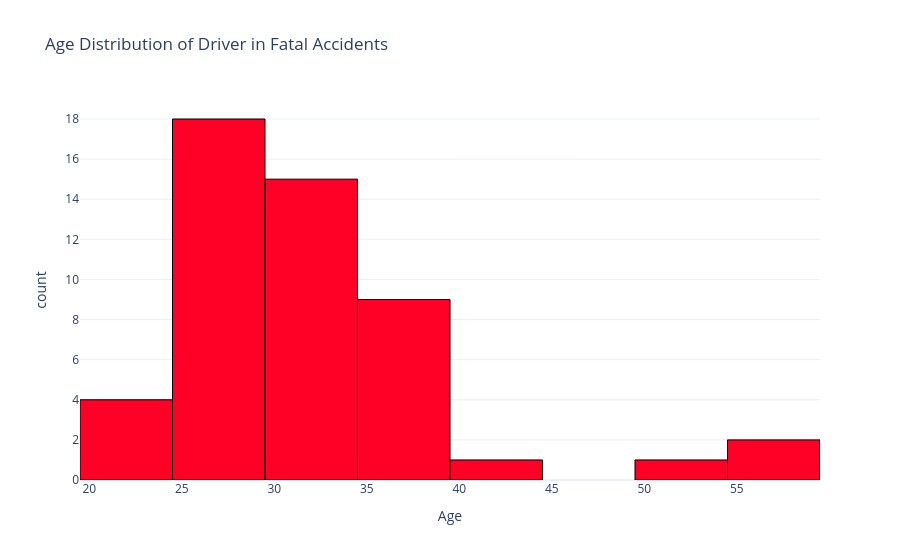

The notebook cell this image was saved under:
### Code cell
# ages of drivers in fatal accidents
fig = px.histogram(
    fatal_accidents_drivers,
    x='Age',
    nbins=10,  # adjust for granularity
    title="Age Distribution of Driver in Fatal Accidents",
    template="plotly_white"
)

fig.update_traces(marker_line_width=1, 
                  marker_line_color="black",
                 marker_color="#FF0026")

fig.show()

### Figure 1 — Plotly figure (JSON) as saved in the notebook; plotly's stock layout.template omitted (floating-point values rounded to 4 significant figures)
{"data": [{"alignmentgroup": "True", "bingroup": "x", "hovertemplate": "Age=%{x}<br>count=%{y}<extra></extra>", "legendgroup": "", "marker": {"color": "#FF0026", "line": {"color": "black", "width": 1}, "pattern": {"shape": ""}}, "name": "", "nbinsx": 10, "offsetgroup": "", "orientation": "v", "showlegend": false, "type": "histogram", "x": [29, 50, 26, 30, 26, 33, 36, 26, 36, 29, 33, 26, 28, 26, 38, 32, 22, 26, 24, 38, 33, 20, 25, 30, 33, 31, 36, 40, 33, null, 28, 28, 35, 25, 29, 35, 25, 38, 27, 31, 34, 35, 32, 23, 28, 33, 34, 59, 58, 33, 25], "xaxis": "x", "yaxis": "y"}], "layout": {"autosize": true, "barmode": "relative", "legend": {"tracegroupgap": 0}, "title": {"text": "Age Distribution of Driver in Fatal Accidents"}, "xaxis": {"anchor": "y", "autorange": true, "domain": [0, 1], "range": [19.5, 59.5], "title": {"text": "Age"}, "type": "linear"}, "yaxis": {"anchor": "x", "autorange": true, "domain": [0, 1], "range": [0, 18.95], "title": {"text": "count"}}}}
